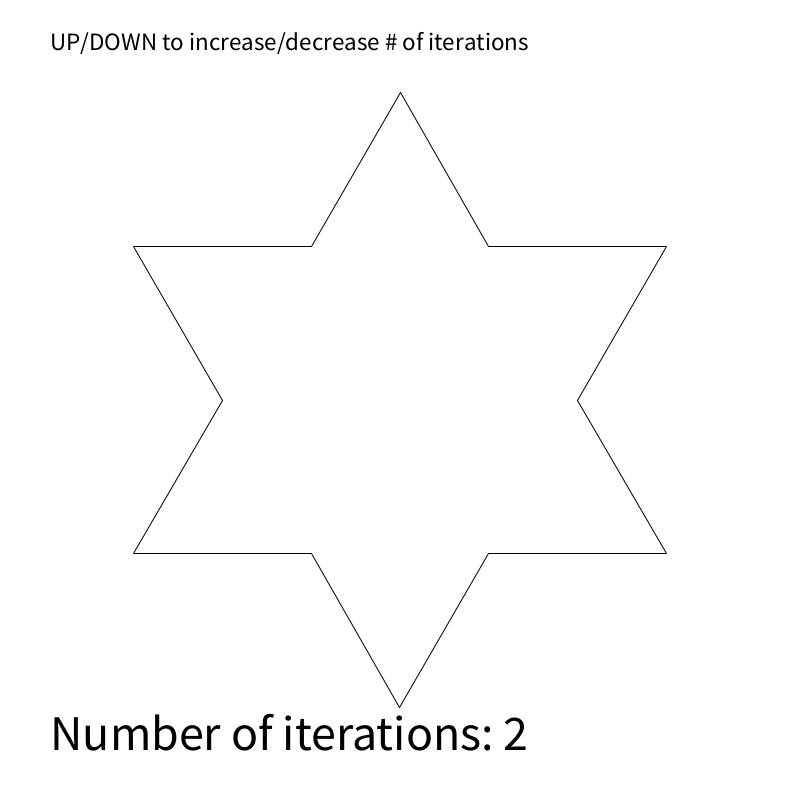
Frame 1 (no input)
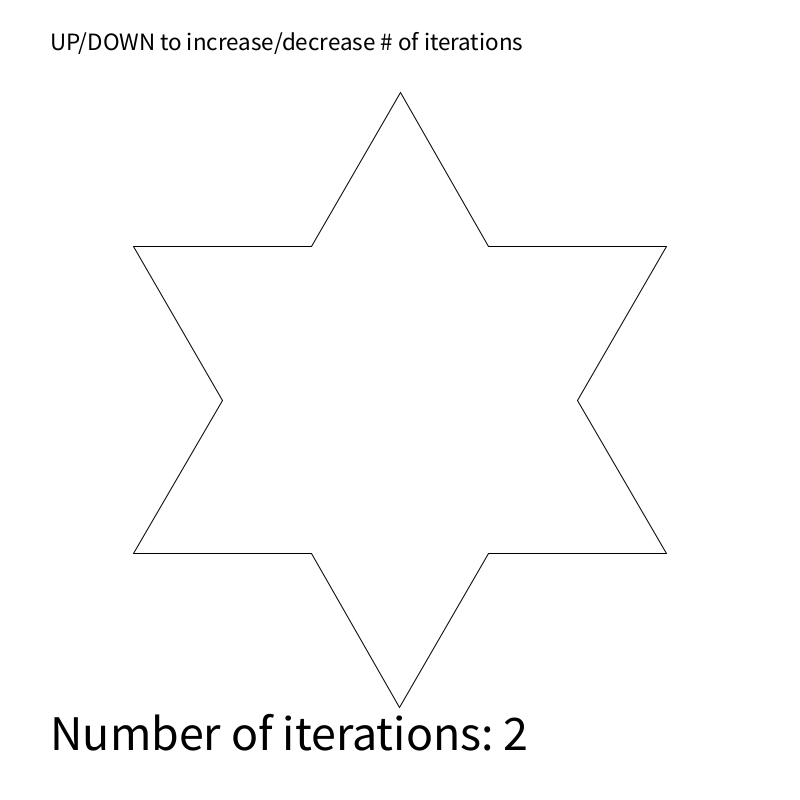
Frame 60 (the mouse pressed at the canvas centre just before this capture)
Frame 120 (the mouse held since frame 60 and released just before this capture): identical to frame 60, image omitted

The Processing sketch that drew these frames (run headless with seeded random() and noise(); from frame 60 on, the mouse is pressed at the canvas centre):

// Processing sketch: koch_snowflake
// ── koch_snowflake.pde
////////////////////////////////////////////////////////////
/*
Interactive Koch Snowflake
*/
////////////////////////////////////////////////////////////

int NUMITERS = 2;

void setup() {
  size(800, 800);
  background(255);
  stroke(0);
}

void draw() {
  background(255);
  float initialLength = width/1.5;
  float startX = width/2 - initialLength/2;
  float startY = height/2 + sqrt(3)*initialLength/6;
  KochLine(startX, startY, startX + initialLength, startY, NUMITERS);
  KochLine(startX + initialLength, startY, startX + initialLength/2, startY - sqrt(3)*initialLength/2, NUMITERS);
  KochLine(startX + initialLength/2, startY - sqrt(3)*initialLength/2, startX, startY, NUMITERS);
  fill(0);
  textSize(25);
  text("UP/DOWN to increase/decrease # of iterations", 50, 50);
  textSize(50);
  text("Number of iterations: " + NUMITERS, 50, height-50);
}

void keyPressed() {
  if (keyCode == UP) {
    NUMITERS = min(8, NUMITERS + 1);
  } else if (keyCode == DOWN) {
    NUMITERS = max(1, NUMITERS - 1);
  }
}

void KochLine(float x1, float y1, float x2, float y2, int iter) {
  /* recursive function drawing a Koch line */
  float dx = x2 - x1;
  float dy = y2 - y1;
  float dist = sqrt(dx*dx + dy*dy);
  float unit = dist/3.0;
  
  if (iter == 1) {
    line(x1, y1, x2, y2);
  } else if (iter > 1) {
    float angle = atan2(dy, dx);
    /*
    midpt1 is one quarter of the way from point 1 to point 2
    midpt2 is halfway
    midpt3 is 3/4 of the way.
    */
    float midpt1_x = x1 + unit*cos(angle);
    float midpt1_y = y1 + unit*sin(angle);
    float midpt2_x = midpt1_x + unit*cos(angle + PI/3);
    float midpt2_y = midpt1_y + unit*sin(angle + PI/3);
    float midpt3_x = x1 + 2*unit*cos(angle);
    float midpt3_y = y1 + 2*unit*sin(angle);
    
    // recursive calls for each of the 4 parts of the Koch Line
    KochLine(x1, y1, midpt1_x, midpt1_y, iter - 1);
    KochLine(midpt1_x, midpt1_y, midpt2_x, midpt2_y, iter - 1);
    KochLine(midpt2_x, midpt2_y, midpt3_x, midpt3_y, iter - 1);
    KochLine(midpt3_x, midpt3_y, x2, y2, iter - 1);
  }
}
